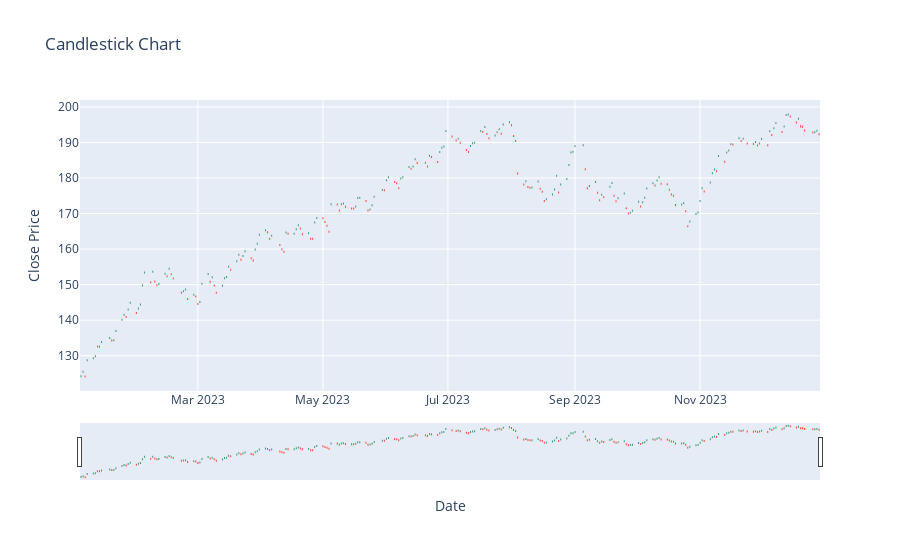

Notebook source saved alongside this figure:
### Code cell
import plotly.graph_objects as go

fig = go.Figure(data=[go.Candlestick(x=df['Date'],
                open=df['FIBBG000B9XRY4'],
                high=df['FIBBG000B9XRY4'],
                low=df['FIBBG000B9XRY4'],
                close=df['FIBBG000B9XRY4'])])

fig.update_layout(title='Candlestick Chart', xaxis_title='Date', yaxis_title='Close Price')
fig.show()

### Figure 1 — Plotly figure (JSON) as saved in the notebook; plotly's stock layout.template omitted (floating-point values rounded to 4 significant figures; data arrays with more than 128 entries replaced by an {"elided": "..."} marker saying what was removed)
{"data": [{"close": {"elided": "250 float values"}, "high": {"elided": "250 float values"}, "low": {"elided": "250 float values"}, "open": {"elided": "250 float values"}, "type": "candlestick", "x": {"elided": "250 str values"}}], "layout": {"title": {"text": "Candlestick Chart"}, "xaxis": {"title": {"text": "Date"}}, "yaxis": {"title": {"text": "Close Price"}}}}
